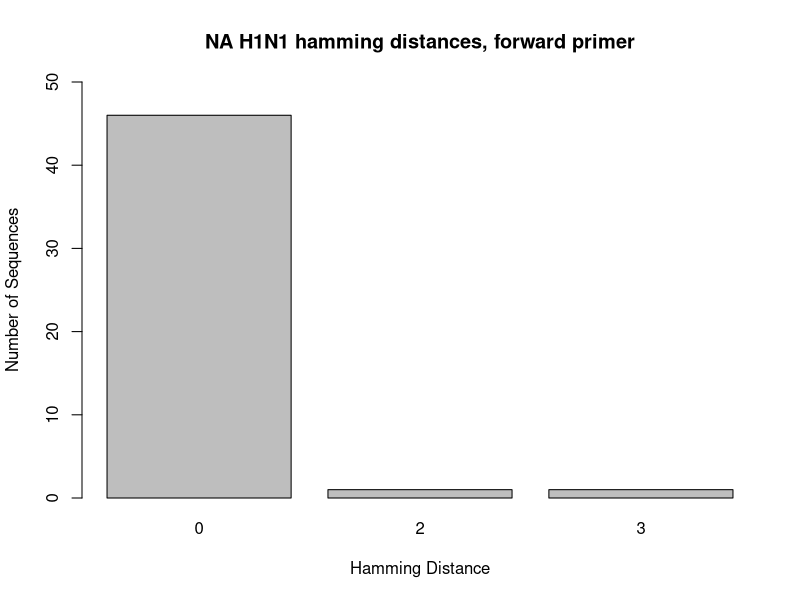
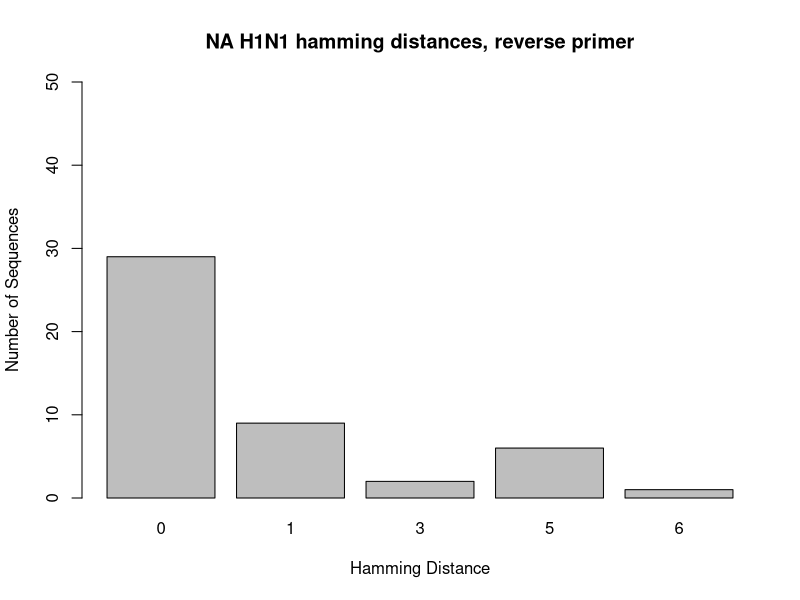
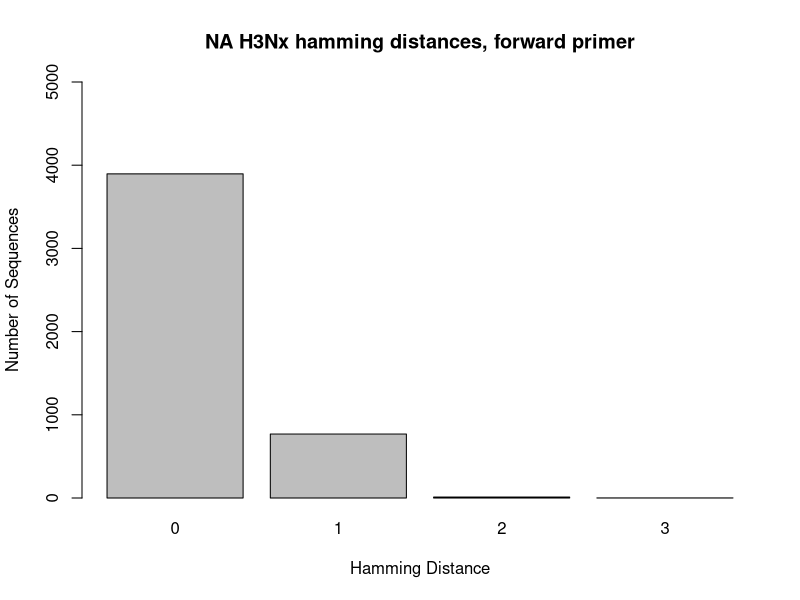

Source code (R) for these figures, in order:
## ---- chunk 1
knitr::opts_chunk$set(root.dir = "C:/Users/Lexie Christopoulos/Repos/GenomeSequencing-/db/",echo = TRUE)
## ---- chunk 2
#in console: setwd("C:/Users/Lexie Christopoulos/Repos/GenomeSequencing-/db/NA")
## ---- chunk 3
NA_H1_F1 <- read.csv("hamming_distance_results/NA_H1_NA_Forward_1.3_results_NCR.csv")

NA_H1_1 <- NA_H1_F1[-c(48, 49),]

barplot(table(NA_H1_1$hamming_distance), main = "NA H1N1 hamming distances, forward primer", xlab = "Hamming Distance", ylab = "Number of Sequences", ylim = c(0,50))
## ---- chunk 4
NA_H1_R <- read.csv("hamming_distance_results/NA_H1_NA_Reverse_2.2_results_NCR.csv")

NA_H1_2 <- NA_H1_R[-c(48, 49),]

barplot(table(NA_H1_2$hamming_distance), main = "NA H1N1 hamming distances, reverse primer", xlab = "Hamming Distance", ylab = "Number of Sequences", ylim = c(0,50))
 
## ---- chunk 5
NA_H3_F1 <- read.csv("hamming_distance_results/NA_H3_NA_Forward_1.3_results_NCR.csv")

NA_H3_1 <- NA_H3_F1[-c(4677, 4678),]

barplot(table(NA_H3_1$hamming_distance), main = "NA H3Nx hamming distances, forward primer", xlab = "Hamming Distance", ylab = "Number of Sequences", ylim = c(0,5000))
